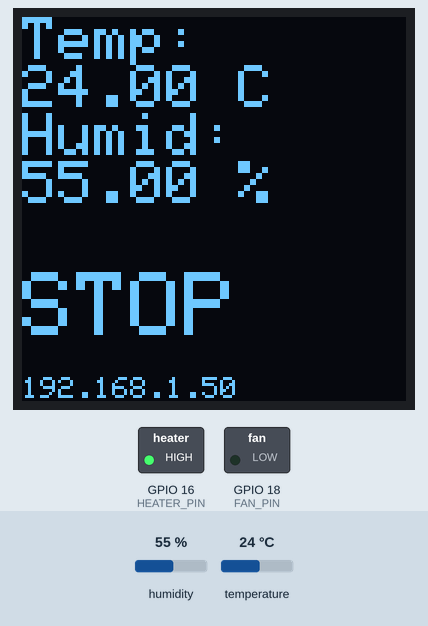
This sketch was run on a simulated ESP32. On the bench: 128×128 one-colour display, switched loads named in the sketch (green lamp = pin HIGH). Inputs (shaded band) come from the test bench; at power-on: temperature 24 °C, humidity 55 %. WiFi joins after 1.5 s; servers stay silent unless stated; no MQTT or app messages arrive unless stated; what the sketch prints to the serial monitor is not drawn.

Above: at 3.2 s.
3.3 s: temperature set to 12 °C
At 4.5 s:
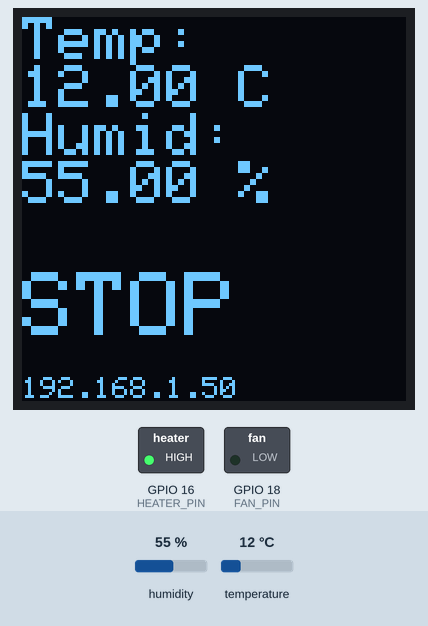
5.7 s: humidity set to 22 %
At 7.5 s:
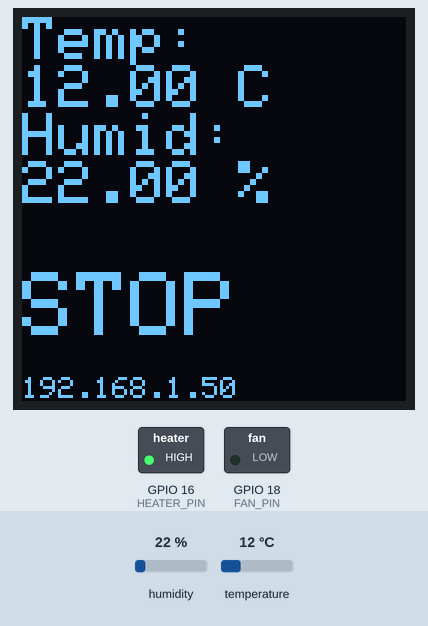
7.8 s: humidity set to 40 %
At 9.6 s:
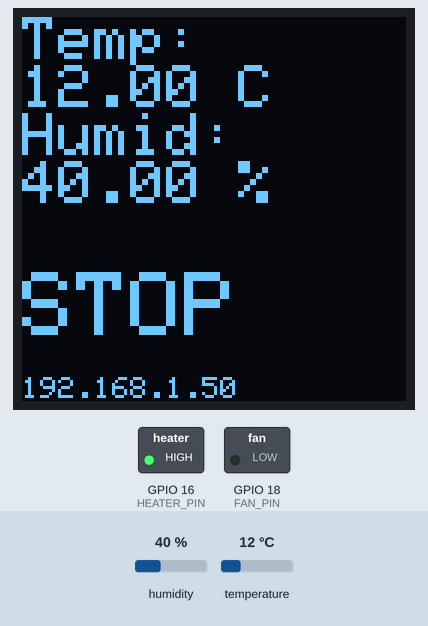
9.9 s: temperature set to 19 °C
At 11.5 s:
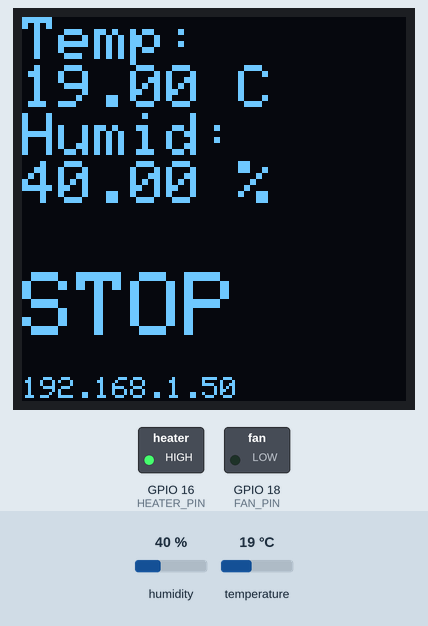
Timing chart, 0 to 13.0 s (numbered marks = the images above; inputs shaded):
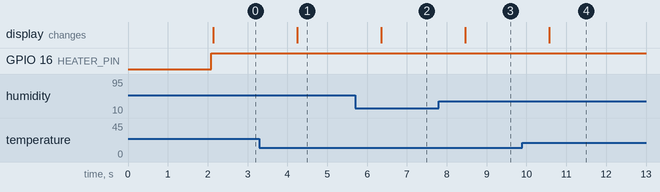

The sketch:

filament_dryer_v2_SH1107_MQTT.ino
```cpp
#include <WiFi.h>
#include <ESPAsyncWebServer.h>
#include <Adafruit_Sensor.h>
#include <DHT.h>
#include <Adafruit_SH110X.h> // For SH1107 Display
#include <ArduinoJson.h> // For JSON API
#include <PubSubClient.h> // MQTT Library

// Replace with your network credentials
const char* ssid = "SSID HERE";
const char* password = "PASSWORD HERE";

// MQTT broker settings
const char* mqtt_server = "192.168.1.71";    // e.g., "192.168.1.10" or "broker.hivemq.com"
const int mqtt_port = 1883;                    // default MQTT port
const char* mqtt_user = "dryer";           // set to "" if no auth
const char* mqtt_pass = "test";           // set to "" if no auth
const char* mqtt_topic = "espfilamentdryer/sensor"; // topic for sensor data

WiFiClient espClient;
PubSubClient mqttClient(espClient);

// Value to use for the display, Initialize as "Standby"
char* displayvalue = "Standby";

// GPIO Pin assignments
#define DHTPIN 4
#define DHTTYPE DHT22
#define HEATER_PIN 16
#define FAN_PIN 18

// Initialize DHT sensor
DHT dht(DHTPIN, DHTTYPE);

// Initialize SH1107 display
#define SCREEN_WIDTH 128
#define SCREEN_HEIGHT 128
#define OLED_RESET -1
Adafruit_SH1107 display = Adafruit_SH1107(SCREEN_WIDTH, SCREEN_HEIGHT, &Wire, OLED_RESET, 1000000, 100000);

// Create AsyncWebServer object on port 80
AsyncWebServer server(80);

float setTemperature = 20.0; // Default set temperature
int duration = 0; // Default duration in minutes

unsigned long startTime = 0; //Initial Start Time
//Set the status values to false on startup
bool heating = false;
bool status = false;

// Create the MQTT section

unsigned long lastMqttPublish = 0;
const unsigned long mqttPublishInterval = 5000; // publish interval in ms (e.g., every 5 seconds)

void setup_wifi() {
  WiFi.begin(ssid, password);
  while (WiFi.status() != WL_CONNECTED) {
    delay(1000);
    Serial.println("Connecting to WiFi...");
  }
  Serial.print("Connected to WiFi. IP: ");
  Serial.println(WiFi.localIP());
}

void reconnect_mqtt() {
  // Loop until we're reconnected
  while (!mqttClient.connected()) {
    Serial.print("Attempting MQTT connection...");
    // Attempt to connect
    if (mqtt_user[0] == '\0') {
      if (mqttClient.connect("ESPFilamentDryer")) {
        Serial.println("connected (no auth)");
      } else {
        Serial.print("failed, rc=");
        Serial.print(mqttClient.state());
        Serial.println(" try again in 5 seconds");
        delay(5000);
      }
    } else {
      if (mqttClient.connect("ESPFilamentDryer", mqtt_user, mqtt_pass)) {
        Serial.println("connected (with auth)");
      } else {
        Serial.print("userpassfailed, rc=");
        Serial.print(mqttClient.state());
        Serial.println(" try again in 5 seconds");
        delay(5000);
      }
    }
  }
}

void publishSensorData(float temperature, float humidity) {
  StaticJsonDocument<128> doc;
  doc["temperature"] = temperature;
  doc["humidity"] = humidity;
  char payload[128];
  serializeJson(doc, payload);
  mqttClient.publish(mqtt_topic, payload);
}

void setup() {
  // Initialize serial port for debug connenctivity
  Serial.begin(115200);

  // Initialize DHT sensor
  dht.begin();

  // Initialize SH1107 display
  display.begin(0x3c, true);
  display.clearDisplay(); // Clear the display on startup
  display.setRotation(1); // Set orientation of the screen if needed
  display.setTextSize(1); // Set the default text size

  // Initialize relay pins
  pinMode(HEATER_PIN, OUTPUT);
  pinMode(FAN_PIN, OUTPUT);
  // If using an active low SSR, set the heater pin to default to HIGH rather than low.
  digitalWrite(HEATER_PIN, LOW);
  digitalWrite(FAN_PIN, LOW);

 setup_wifi();

  mqttClient.setServer(mqtt_server, mqtt_port);
  // Start server and configure the HTML for the web interface

server.on("/", HTTP_GET, [](AsyncWebServerRequest *request) {
    String html = R"rawliteral(
    <!DOCTYPE html>
    <html lang="en">
    <head>
      <meta charset="UTF-8">
      <meta name="viewport" content="width=device-width, initial-scale=1.0">
      <title>Filament Dryer Controller</title>
      <style>
        body { font-family: Arial, sans-serif; background:rgb(46, 46, 46); color: #222; margin: 0; padding: 0;}
        .container { max-width: 400px; margin: 40px auto; background:rgb(46, 46, 46); border-radius: 8px; box-shadow: 0 2px 8px #ccc; padding: 24px;}
        h1 { text-align: center; margin-bottom: 0.5em; color:rgb(235, 133, 37);}
        .reading { font-size: 1.4em; margin: 1em 0; color:rgb(230, 230, 230); text-align: center;}
        .label { font-weight: bold; margin-bottom: 8px; color:rgb(230, 230, 230); display: block;}
        .form-group { margin: 16px 0; text-align: center;}
        input[type="number"] { width: 80px; padding: 0.5em; margin-right: 8px;}
        .duration-btns button {
          background: #2563eb;
          color: #fff;
          border: none;
          border-radius: 4px;
          padding: 10px 22px;
          margin: 0 5px;
          font-size: 1em;
          cursor: pointer;
          transition: background 0.2s;
        }
        .duration-btns button.selected, .duration-btns button:hover {
          background:rgb(11, 38, 114);
        }
        .submit-btn {
          margin-top: 18px;
          background: #059669;
          color: #fff;
          border: none;
          border-radius: 4px;
          padding: 10px 28px;
          font-size: 1em;
          cursor: pointer;
          transition: background 0.2s;
        }
        .submit-btn:hover { background: #047857;}
        .status { margin-top: 18px; text-align: center;}
        .footer { margin-top: 32px; text-align: center; font-size: 0.95em; color: #888;}
        .stop-btn {
          margin-top: 10px;
          background: #dc2626;
          color: #fff;
          border: none;
          border-radius: 4px;
          padding: 10px 28px;
          font-size: 1em;
          cursor: pointer;
          transition: background 0.2s;
        }
        .stop-btn:hover { background: #7f1d1d;}
        a:link, a:visited {
          color: white;
          text-align: center;
          text-decoration: none;
        }
        a:hover, a:active {
          background-color: red;
        }
      </style>
    </head>
    <body>
      <div class="container">
        <h1>Filament Dryer</h1>
        <div class="reading">
          <span class="label">Current Temperature:</span>
          <span id="tempVal">--</span> &deg;C
        </div>
        <div class="reading">
          <span class="label">Current Humidity:</span>
          <span id="humVal">--</span> %
        </div>
		<div class="reading">
          <span class="label">Time Remaining:</span>
          <span id="timeRemainVal">--</span>
          <span id="timeRemainUnit">min</span>
        </div>
        <form id="settingsForm" method="POST" action="/set">
          <div class="form-group">
            <span class="label">Set Temperature (&deg;C):</span>
            <input type="number" id="temp" name="temp" step="0.1" required>
          </div>
          <div class="form-group">
            <span class="label">Duration:</span>
            <div class="duration-btns">
              <button type="button" data-min="120">2 hours</button>
              <button type="button" data-min="240">4 hours</button>
              <button type="button" data-min="360">6 hours</button>
            </div>
            <input type="hidden" id="duration" name="duration" value="120">
          </div>
          <div class="form-group">
            <button type="submit" class="submit-btn">Start</button>
          </div>
        </form>
        <div class="form-group">
          <button type="button" id="stopBtn" class="stop-btn">Stop</button>
        </div>
        <div class="status" id="statusMsg"></div>
        <div class="footer">ESP Filament Dryer | Github - <a href="https://github.com/c0deirl" target="_blank" >c0deIRL </a> &copy; 2025</div>
      </div>
      <script>
        // Duration button selection
        const durationBtns = document.querySelectorAll('.duration-btns button');
        const durationInput = document.getElementById('duration');
        durationBtns.forEach(btn => {
          btn.addEventListener('click', function() {
            durationBtns.forEach(b => b.classList.remove('selected'));
            this.classList.add('selected');
            durationInput.value = this.getAttribute('data-min');
          });
        });
        // Default select first button
        durationBtns[0].classList.add('selected');

        // Live temperature/humidity update
        function updateReadings() {
          fetch('/api/reading')
            .then(r => r.json())
            .then(data => {
              document.getElementById('tempVal').textContent = data.temperature !== null ? data.temperature : '--';
              document.getElementById('humVal').textContent = data.humidity !== null ? data.humidity : '--';
            });
				// Fetch and update time remaining
          fetch('/api/remaining')
            .then(r => r.json())
            .then(data => {
              let min = data.minutes;
              if (typeof min !== "undefined" && min > 0) {
                document.getElementById('timeRemainVal').textContent = min;
                document.getElementById('timeRemainUnit').textContent = "min";
              } else {
                document.getElementById('timeRemainVal').textContent = "--";
                document.getElementById('timeRemainUnit').textContent = "min";
              }
            });
        }
        setInterval(updateReadings, 2000);
        updateReadings();

        // Optional: show a status message after submit
        const form = document.getElementById('settingsForm');
        form.addEventListener('submit', function(e) {
          e.preventDefault();
          const fd = new FormData(form);
          fetch('/set', {
            method: 'POST',
            body: fd
          }).then(r => r.text()).then(msg => {
            document.getElementById('statusMsg').innerHTML = msg;
          });
        });

        // Stop button handler
        document.getElementById('stopBtn').addEventListener('click', function() {
          fetch('/stop', { method: 'POST' })
            .then(r => r.text())
            .then(msg => {
              document.getElementById('statusMsg').innerHTML = msg;
            });
        });
      </script>
    </body>
    </html>
    )rawliteral";
    request->send(200, "text/html", html);
  });

  // API endpoint for live readings
  server.on("/api/reading", HTTP_GET, [](AsyncWebServerRequest *request){
    float t = dht.readTemperature();
    float h = dht.readHumidity();
    // Handle sensor errors (NaN)
    String response;
    StaticJsonDocument<100> doc;
    doc["temperature"] = isnan(t) ? 0.0 : t;
    doc["humidity"] = isnan(h) ? 0.0 : h;
    serializeJson(doc, response);
    request->send(200, "application/json", response);
  });

 // --- New: API endpoint for time remaining ---
  server.on("/api/remaining", HTTP_GET, [](AsyncWebServerRequest *request){
    unsigned long timeLeft = 0;
    if (heating && duration > 0) {
      unsigned long elapsed = (millis() - startTime) / 60000; // in minutes
      timeLeft = (duration > elapsed) ? (duration - elapsed) : 0;
    }
    String response;
    StaticJsonDocument<64> doc;
    doc["minutes"] = timeLeft;
    serializeJson(doc, response);
    request->send(200, "application/json", response);
  });
  // Web request to turn the heater on and start the timer

  server.on("/set", HTTP_POST, [](AsyncWebServerRequest *request) {
    if (request->hasParam("temp", true) && request->hasParam("duration", true)) {
      setTemperature = request->getParam("temp", true)->value().toFloat();
      duration = request->getParam("duration", true)->value().toInt();
      startTime = millis();
      heating = true;

      request->send(200, "text/html", "<span style='color:green;'>Settings updated &amp; started.</span>");
    } else {
      request->send(400, "text/html", "<span style='color:red;'>Invalid input.</span>");
    }
  }
  );
  // Stop endpoint to reset system
  server.on("/stop", HTTP_POST, [](AsyncWebServerRequest *request) {
    heating = false;
    setTemperature = 20.0; // Reset to default
    duration = 0;
    startTime = 0;
    digitalWrite(HEATER_PIN, LOW);
    digitalWrite(FAN_PIN, LOW);
    displayvalue = "Standby";
    request->send(200, "text/html", "<span style='color:green;'>Stopped and reset.</span>");
    }
  );

  server.begin();
}

void loop() {
if (!mqttClient.connected()) {
    reconnect_mqtt();
  }
  mqttClient.loop();

  if (heating = true) {
    float currentTemp = dht.readTemperature();

    // Set the Hysteresis to prevent very quickly turning on and off
    // This allows the temperature to go above or below the set point by X degrees before triggering the heater to stop or start
    // This should only be needed if using a standard relay, instead of a solid state relay. Saves on wear on the contacts

    float hysteresis = 1;

    //if (currentTemp < setTemperature - hysteresis) {
      if (currentTemp < setTemperature) {
      digitalWrite(HEATER_PIN, LOW); // Turn on heater - SET TO HIGH IF USING ACTIVE HIGH SSR or RELAY
      digitalWrite(FAN_PIN, HIGH); // Turn on fan
      Serial.println("Turn On...");
      displayvalue = "Heating";
    }
    else if (currentTemp > (setTemperature)) //Subtracting the hysteresis allows the latent heat in the coil to continue heating the air after power is removed
    {
      digitalWrite(HEATER_PIN, HIGH); // Turn off heater - SET TO LOW IF USING ACTIVE HIGH SSR or RELAY
      digitalWrite(FAN_PIN, HIGH); // Keep Fan On
      Serial.println("Turn Off...");
      displayvalue = "Standby";
    }

    if ((millis() - startTime) > (duration * 60000)) {
      heating = false;
      digitalWrite(HEATER_PIN, HIGH); // Turn off heater - SET TO LOW IF USING ACTIVE HIGH SSR or RELAY
      digitalWrite(FAN_PIN, LOW); // Turn off fan
      Serial.println("Finished");
      displayvalue = "STOP";
    }
  }

  // Serial Print remaining Time
  Serial.println("Start Time = ");
  Serial.println(startTime);

 // MQTT sensor publish
  unsigned long now = millis();
  if (now - lastMqttPublish > mqttPublishInterval) {
    lastMqttPublish = now;
    float temp = dht.readTemperature();
    float hum = dht.readHumidity();
    if (!isnan(temp) && !isnan(hum)) {
      publishSensorData(temp, hum);
    }
  }

  //Display Values - These can be adjusted to your preference. You may want to add spaces here or there for a better look on your display

  display.clearDisplay();
  display.setTextSize(2);
  display.setTextColor(SH110X_WHITE);
  display.setCursor(0, 0);
  display.println("Temp: ");
  display.print(dht.readTemperature());
  display.println(" C");
  display.println("Humid: ");
  display.print(dht.readHumidity());
  display.print(" %");
  display.setTextSize(3);
  display.setCursor(0, 85);
  display.print(displayvalue);
  display.println();
  display.setTextSize(1);
  display.setCursor(0, 120);
  display.println(WiFi.localIP()); // Display the local IP, this is optional
  display.display();

  delay(1000);
}
```

Measured:
- after the input at 3.3 s, the display: changes after 0.95 s (image 1)
- after the input at 5.7 s, the display: changes after 0.66 s (image 2)
- after the input at 7.8 s, the display: changes after 0.67 s (image 3)
- after the input at 9.9 s, the display: changes after 0.68 s (image 4)
